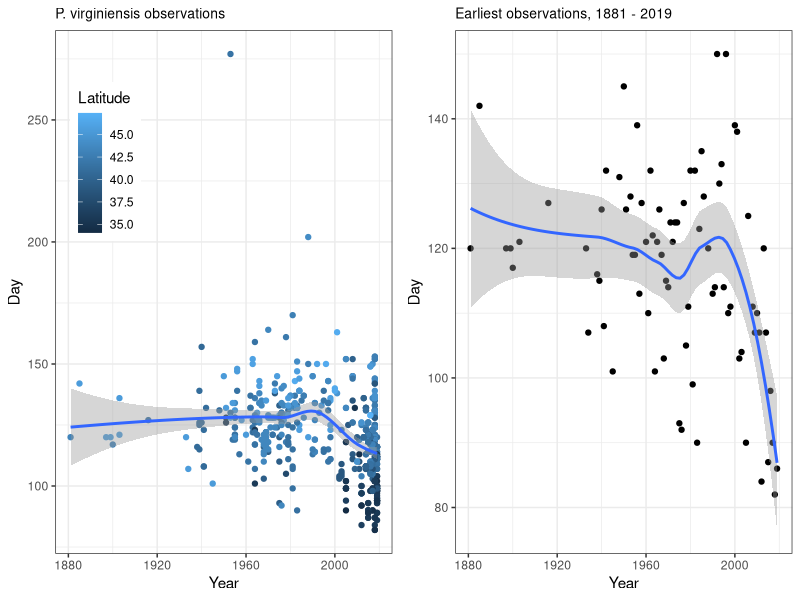
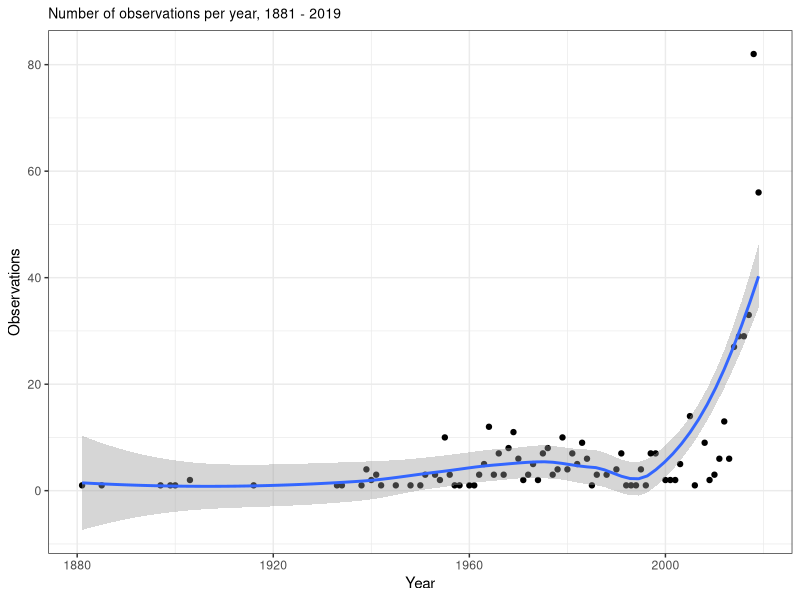

The R source for these figures, in order: (Note: this script raises an error after producing the figures.)
## ---- chunk 1
knitr::opts_chunk$set(echo = FALSE)
suppressPackageStartupMessages(library(tidyverse))
suppressPackageStartupMessages(library(lubridate))
suppressPackageStartupMessages(library(ggplot2))
suppressPackageStartupMessages(library(gridExtra))
suppressPackageStartupMessages(library(parallel))

# Establish bootstrap and sampling values
minimum.required <- 5
sample.size <- minimum.required
num.bs.reps <- 100
## ---- chunk 2
# Read in iNaturalist observations
# 52539 is West Virginia White
iNaturalist <- read.csv(file = "data/observations-52593.csv")
iNat.obs <- iNaturalist[, c("latitude", "longitude", "observed_on")]
iNat.obs$observed_on <- as.Date(iNat.obs$observed_on)

# Read in GBIF observations
gbif <- read.delim(file = "data/0015022-190415153152247.csv")
gbif.obs <- gbif[, c("decimalLatitude", "decimalLongitude", "eventDate")]
gbif.obs$eventDate <- as.Date(x = gbif.obs$eventDate)
gbif.obs <- na.omit(gbif.obs)

# Join data sets
colnames(iNat.obs) <- c("latitude", "longitude", "date")
colnames(gbif.obs) <- c("latitude", "longitude", "date")
wvw <- rbind(iNat.obs, gbif.obs)

# Remove some bad geo coordinates (mostly GBIF)
wvw <- wvw[wvw$latitude > 29, ]
wvw <- wvw[wvw$longitude > -100, ]

# Extract year and day of year
wvw$year <- year(wvw$date)
wvw$yday <- as.POSIXlt(wvw$date)$yday

# Dates of January 1 (yday == 0) are not realistic
wvw <- wvw[wvw$yday > 0, ]
# Drop any from current, incomplete year
wvw <- wvw[wvw$year != year(today()), ]

# Drop duplicates
wvw <- unique(wvw)
## ---- chunk 3
# Plot observations for each year separately
obs.plot <- ggplot(data = wvw, mapping = aes(x = year, y = yday, color = latitude)) +
  geom_point() +
  geom_smooth() +
  xlab(label = "Year") +
  scale_color_gradient(name = "Latitude") +
  ylab(label = "Day") +
  theme_bw() +
  theme(legend.position = c(0.15, 0.75),
        plot.title = element_text(size = 10)) +
  ggtitle("P. virginiensis observations")

# Plot _only_ minimums
wvw.mins <- wvw %>%
  group_by(year) %>%
  summarise(early = min(yday, na.rm = TRUE),
            n.obs = n())

min.plot.title <- paste0("Earliest observations, ", 
                     min(wvw$year), " - ", 
                     max(wvw$year))
min.plot <- ggplot(data = wvw.mins, mapping = aes(x = year, y = early)) +
  geom_point() +
  geom_smooth()  +
  xlab(label = "Year") +
  ylab(label = "Day") +
  ggtitle(min.plot.title) + 
  theme_bw() +
  theme(plot.title = element_text(size = 10))

# Plot the two plots, suppressing the smoothing message that prints out
suppressMessages(expr = grid.arrange(obs.plot, min.plot, nrow = 1))
## ---- chunk 4
# Linear regression 
early.lm <- lm(early ~ year, data = wvw.mins)
early.summary <- summary(early.lm)
year.coeff <- early.summary$coefficients[2, 1]
year.p <- early.summary$coefficients[2, 4]
## ---- chunk 5
wvw.plot.title <- paste0("Number of observations per year, ", 
                     min(wvw$year), " - ", 
                     max(wvw$year))

wvw.plot <- ggplot(data = wvw.mins, mapping = aes(x = year, y = n.obs)) +
  geom_point() +
  geom_smooth()  +
  xlab(label = "Year") +
  ylab(label = "Observations") +
  ggtitle(wvw.plot.title) + 
  theme_bw() + 
  theme(plot.title = element_text(size = 10))

suppressMessages(expr = print(wvw.plot))
## ---- chunk 6
sample.from <- wvw$yday[wvw$year == 2018]
include.years <- wvw.mins$year[wvw.mins$n.obs >= minimum.required]
# A data frame we'll use as template for storing bootstrapped data
bootstrapped.df <- data.frame(year = rep(include.years, times = sample.size),
                                yday = NA)

# Set up parallel processing
num.cores <- detectCores() - 1
# Initiate cluster
the.cluster <- makeCluster(num.cores)

# Need to explicitly load packages in cluster; invisible the only way to prevent
# output created by loading tidyverse on cores
invisible(x = clusterEvalQ(cl = the.cluster, { library(tidyverse) }))

bs.results.ideal <- parLapply(cl = the.cluster,
                        X = c(1:num.bs.reps), # First argument of fun
                        fun = function(i, bs.df, sample.vec, sample.size) {
                          # Fill in data frame with bootstrapped date for each year
                          for (yr in unique(bs.df$year)) {
                            bs.df$yday[bs.df$year == yr] <- sample(x = sample.vec,
                                                                   size = sample.size,
                                                                   replace = FALSE)
                          }
                          bs.mins <- bs.df %>%
                            group_by(year) %>%
                            summarise(early = min(yday))
                          
                          bs.lm <- lm(early ~ year, data = bs.mins)
                          coeff.est <- summary(bs.lm)$coefficients[2, 1]
                          p.value <- summary(bs.lm)$coefficients[2, 4]
                          return(data.frame(bs.rep = i,
                                            estimate = coeff.est,
                                            p.value = p.value))
                          
                        }, # end of parLapply fun
                        bs.df = bootstrapped.df, # Three additional parameters passed to fun
                        sample.vec = sample.from,
                        sample.size = sample.size)
stopCluster(the.cluster)
# Need to convert vanilla list into data frame
bs.results.ideal <- do.call(rbind, bs.results.ideal)

########################################
# Bootstrap and demonstrate the artifact
# A data frame we'll use as template for storing bootstrapped data
bootstrapped.df <- wvw[wvw$year %in% include.years, ]

# Initiate cluster
the.cluster <- makeCluster(num.cores)

# Need to explicitly load packages in cluster; invisible the only way to prevent
# output created by loading tidyverse on cores
invisible(x = clusterEvalQ(cl = the.cluster, { library(tidyverse) }))

bs.results.artifact <- parLapply(cl = the.cluster,
                        X = c(1:num.bs.reps), # First argument of fun
                        fun = function(i, bs.df, sample.vec) {
                          # Fill in data frame with bootstrapped date for each year
                          for (yr in unique(bs.df$year)) {
                            num.obs <- sum(bs.df$year == yr)
                            bs.df$yday[bs.df$year == yr] <- sample(x = sample.vec,
                                                                   size = num.obs)
                          }
                          bs.mins <- bs.df %>%
                            group_by(year) %>%
                            summarise(early = min(yday))
                          
                          suppressMessages(expr = bs.lm <- lm(early ~ year, data = bs.mins))
                          coeff.est <- summary(bs.lm)$coefficients[2, 1]
                          p.value <- summary(bs.lm)$coefficients[2, 4]
                          return(data.frame(bs.rep = i,
                                            estimate = coeff.est,
                                            p.value = p.value))
                          
                        }, # end of parLapply fun
                        bs.df = bootstrapped.df, # Three additional parameters passed to fun
                        sample.vec = sample.from) # End of parLapply call
stopCluster(the.cluster)
# Need to convert vanilla list into data frame
bs.results.artifact <- do.call(rbind, bs.results.artifact)

# Plot of results of bootstrapping, in ideal world
estimate.ideal.plot <- ggplot(data = bs.results.ideal, mapping = aes(x = estimate)) +
  geom_histogram() +
  geom_vline(xintercept = 0) +
  xlab(label = "Effect size (days/year)") +
  ylab(label = "Count") +
  ggtitle(label = "Expectation in artifact-free world") +
  theme_bw() +
  theme(plot.title = element_text(size = 10))

# Plot of results of bootstrapping, demonstrating artifact
estimate.artifact.plot <- ggplot(data = bs.results.artifact, mapping = aes(x = estimate)) +
  geom_histogram() +
  geom_vline(xintercept = 0, color = "#FF0000") +
  xlab(label = "Effect size (days/year)") +
  ylab(label = "Count") +
  ggtitle(label = "Artifact caused by changes in effort") +
  theme_bw() +
  theme(plot.title = element_text(size = 10))

# Two-panel plot of bootstrapping results
suppressMessages(expr = grid.arrange(estimate.ideal.plot, estimate.artifact.plot, nrow = 1))
## ---- chunk 7
sample.from <- wvw$yday[wvw$year == 2018]
include.years <- wvw.mins$year[wvw.mins$n.obs >= minimum.required]

# A data frame we'll use as template for storing bootstrapped data
bootstrapped.df <- data.frame(year = rep(include.years, times = sample.size),
                              yday = NA)

# Initiate cluster
the.cluster <- makeCluster(num.cores)

# Need to explicitly load packages in cluster; invisible the only way to prevent
# output created by loading tidyverse on cores
invisible(x = clusterEvalQ(cl = the.cluster, { library(tidyverse) }))

bs.results.downsample <- parLapply(cl = the.cluster,
                        X = c(1:num.bs.reps),
                        fun = function(i, bs.df, sample.vec, sample.size) {
                          # Fill in data bootstrapped for each year, sampling
                          # *only* from sample.vec, and restricting sample 
                          # size of each year to sample.size
                          for (yr in unique(bs.df$year)) {
                            bs.df$yday[bs.df$year == yr] <- sample(x = sample.vec,
                                                                   size = sample.size,
                                                                   replace = FALSE)
                          }
                          bs.mins <- bs.df %>%
                            group_by(year) %>%
                            summarise(early = min(yday))
                          
                          bs.lm <- lm(early ~ year, data = bs.mins)
                          coeff.est <- summary(bs.lm)$coefficients[2, 1]
                          p.value <- summary(bs.lm)$coefficients[2, 4]
                          return(data.frame(bs.rep = i,
                                            estimate = coeff.est,
                                            p.value = p.value))
                        },
                        bs.df = bootstrapped.df,
                        sample.vec = sample.from,
                        sample.size = sample.size)

stopCluster(the.cluster)
# Need to convert vanilla list into data frame
bs.results.downsample <- do.call(rbind, bs.results.downsample)

# Plot results of bootstrapping
# Coefficient estimates
estimate.plot <- ggplot(data = bs.results.downsample, mapping = aes(x = estimate)) +
  geom_histogram() +
  geom_vline(xintercept = 0) +
  xlab(label = "Effect size (days/year)") +
  ylab(label = "Count") +
  ggtitle(label = "Downsampling to avoid artifacts") + 
  theme_bw() +
  theme(plot.title = element_text(size = 10))

suppressMessages(expr = print(estimate.plot))
## ---- chunk 8
# Plot only those years that have at least minimum.required number of observations
wvw.min.obs <- wvw[wvw$year %in% include.years, ]

obs.plot.title <- paste0("P. virginiensis, ",
                         min(wvw.min.obs$year), " - ", 
                         max(wvw.min.obs$year))
obs.plot <- ggplot(data = wvw.min.obs, mapping = aes(x = year, 
                                                     y = yday)) +
  geom_point() +
  geom_smooth() +
  xlab(label = "Year") +
  ylab(label = "Day") +
  ggtitle(obs.plot.title) +
  theme_bw() +
  theme(plot.title = element_text(size = 10))

# And plot number of observations per year
wvw.min.n.obs <- wvw.min.obs %>%
  group_by(year) %>%
  summarise(early = min(yday, na.rm = TRUE),
            n.obs = n())

wvw.plot.title <- paste0("Observations per year, ", 
                     min(wvw.min.n.obs$year), " - ", 
                     max(wvw.min.n.obs$year))

early.obs.plot <- ggplot(data = wvw.min.n.obs, mapping = aes(x = year, y = n.obs)) +
  geom_point() +
  geom_smooth()  +
  xlab(label = "Year") +
  ylab(label = "# Observations") +
  ggtitle(wvw.plot.title) + 
  theme_bw() +
  theme(plot.title = element_text(size = 10))

suppressMessages(expr = grid.arrange(obs.plot, early.obs.plot, nrow = 1))
## ---- chunk 9
# Do three iterations of downsampling and plot these as we have before (all 
# observations, then only the earliest observations)
include.years <- wvw.mins$year[wvw.mins$n.obs >= minimum.required]
wvw.min.obs <- wvw[wvw$year %in% include.years, ]
num.iterations <- 3

# A data frame with yday empty to be filled in
downsample.df <- data.frame(iteration = rep(x = c(1:3), 
                                             times = sample.size * length(include.years)),
  year = rep(include.years, times = num.iterations * sample.size),
                             yday = NA)
for (i in 1:num.iterations) {
  for (yr in unique(x = downsample.df$year)) {
    downsample.df$yday[downsample.df$iteration == i & downsample.df$year == yr] <-
      sample(x = wvw.min.obs$yday[wvw.min.obs$year == yr], 
             size = sample.size, 
             replace = FALSE)
  }
}

# Ensure iteration gets treated as factor
downsample.df$iteration <- as.factor(downsample.df$iteration)

# Extract minimums
downsample.mins <- downsample.df %>%
  group_by(iteration, year) %>%
  summarise(early = min(yday, na.rm = TRUE),
            n.obs = n())

# Create two plots, all observations and earliest observations by year, coloring
# each iteration separately
# All observations
downsample.obs.plot <- ggplot(data = downsample.df, mapping = aes(x = year,
                                                                   y = yday,
                                                                   group = iteration,
                                                                   color = iteration)) +
  geom_point() +
  geom_smooth() +
  xlab(label = "Year") +
  ylab(label = "Day") +
  ggtitle(label = "Downsampled observations") +
  theme_bw() +
  theme(plot.title = element_text(size = 10),
        legend.position = "none")

# Only earliest date per year
downsample.min.plot <- ggplot(data = downsample.mins, mapping = aes(x = year,
                                                                    y = early,
                                                                    group = iteration,
                                                                    color = iteration)) +
  geom_point() +
  geom_smooth() +
  ylim(c(min(downsample.df$yday), max(downsample.df$yday))) +
  xlab(label = "Year") +
  ylab(label = "Day") +
  ggtitle(label = "Downsampled early dates") +
  theme_bw() +
  scale_color_discrete(name = "Iteration") +
  theme(plot.title = element_text(size = 10),
        legend.position = c(0.8, 0.8),
        legend.background = element_rect(size = 1),
        legend.title = element_text(size = 8),
        legend.text = element_text(size = 8),
        legend.key.size = unit(x = 0.5, units = "line"))

suppressMessages(expr = grid.arrange(downsample.obs.plot, downsample.min.plot, nrow = 1))
## ---- chunk 10
